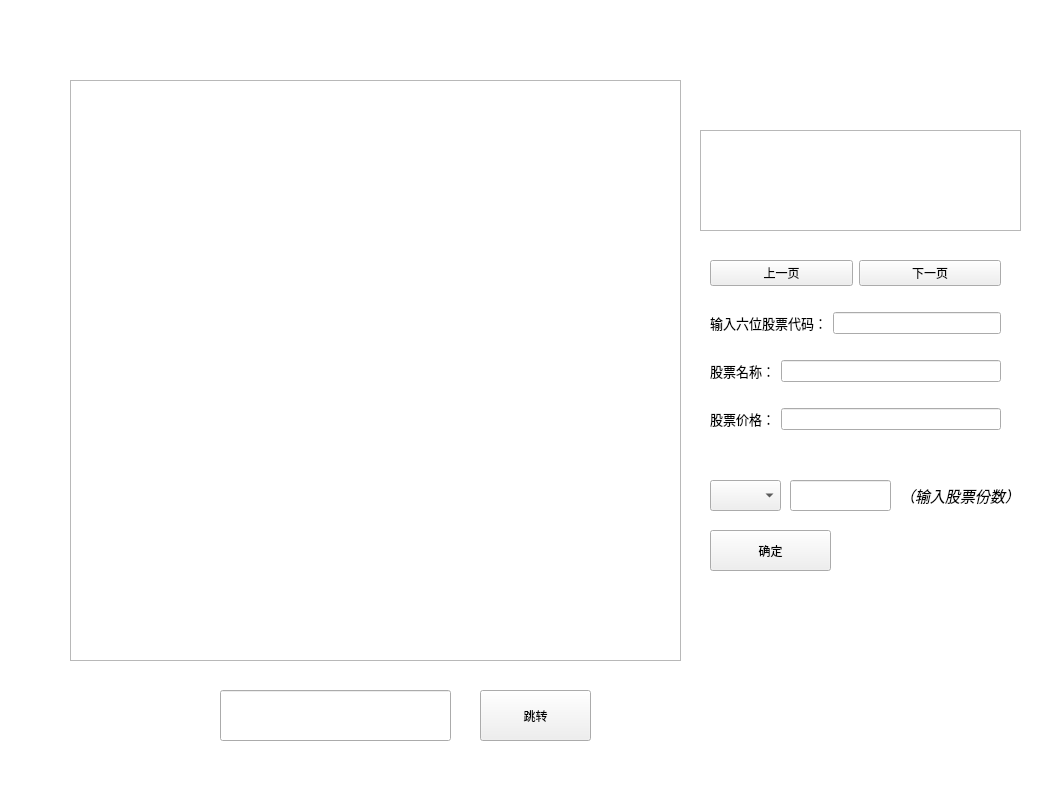
<?xml version="1.0" encoding="UTF-8"?>
<ui version="4.0">
 <class>Widget</class>
 <widget class="QWidget" name="Widget">
  <property name="geometry">
   <rect>
    <x>0</x>
    <y>0</y>
    <width>1054</width>
    <height>793</height>
   </rect>
  </property>
  <property name="windowTitle">
   <string>股票买卖界面</string>
  </property>
  <property name="styleSheet">
   <string notr="true"/>
  </property>
  <widget class="QTableView" name="tableView">
   <property name="geometry">
    <rect>
     <x>70</x>
     <y>80</y>
     <width>611</width>
     <height>581</height>
    </rect>
   </property>
   <property name="styleSheet">
    <string notr="true"/>
   </property>
  </widget>
  <widget class="QPushButton" name="confirmButton">
   <property name="geometry">
    <rect>
     <x>710</x>
     <y>530</y>
     <width>121</width>
     <height>41</height>
    </rect>
   </property>
   <property name="styleSheet">
    <string notr="true"/>
   </property>
   <property name="text">
    <string>确定</string>
   </property>
  </widget>
  <widget class="QLabel" name="label_4">
   <property name="geometry">
    <rect>
     <x>900</x>
     <y>480</y>
     <width>141</width>
     <height>31</height>
    </rect>
   </property>
   <property name="font">
    <font>
     <pointsize>11</pointsize>
     <italic>true</italic>
    </font>
   </property>
   <property name="text">
    <string>（输入股票份数）</string>
   </property>
  </widget>
  <widget class="QLabel" name="label_pageInfo">
   <property name="geometry">
    <rect>
     <x>270</x>
     <y>20</y>
     <width>221</width>
     <height>31</height>
    </rect>
   </property>
   <property name="styleSheet">
    <string notr="true"/>
   </property>
   <property name="text">
    <string/>
   </property>
  </widget>
  <widget class="QTableView" name="tableView_singleRow">
   <property name="geometry">
    <rect>
     <x>700</x>
     <y>130</y>
     <width>321</width>
     <height>101</height>
    </rect>
   </property>
   <property name="styleSheet">
    <string notr="true"/>
   </property>
  </widget>
  <widget class="QLineEdit" name="lineEdit_pageJump">
   <property name="geometry">
    <rect>
     <x>220</x>
     <y>690</y>
     <width>231</width>
     <height>51</height>
    </rect>
   </property>
   <property name="styleSheet">
    <string notr="true"/>
   </property>
  </widget>
  <widget class="QPushButton" name="pageJumpButton">
   <property name="geometry">
    <rect>
     <x>480</x>
     <y>690</y>
     <width>111</width>
     <height>51</height>
    </rect>
   </property>
   <property name="styleSheet">
    <string notr="true"/>
   </property>
   <property name="text">
    <string>跳转</string>
   </property>
  </widget>
  <widget class="QLineEdit" name="lineEdit">
   <property name="geometry">
    <rect>
     <x>790</x>
     <y>480</y>
     <width>101</width>
     <height>31</height>
    </rect>
   </property>
   <property name="styleSheet">
    <string notr="true"/>
   </property>
  </widget>
  <widget class="QComboBox" name="chooseBox">
   <property name="geometry">
    <rect>
     <x>710</x>
     <y>480</y>
     <width>71</width>
     <height>31</height>
    </rect>
   </property>
   <property name="minimumSize">
    <size>
     <width>62</width>
     <height>22</height>
    </size>
   </property>
  </widget>
  <widget class="QWidget" name="layoutWidget">
   <property name="geometry">
    <rect>
     <x>710</x>
     <y>240</y>
     <width>291</width>
     <height>211</height>
    </rect>
   </property>
   <layout class="QVBoxLayout" name="verticalLayout">
    <item>
     <layout class="QHBoxLayout" name="horizontalLayout">
      <item>
       <widget class="QPushButton" name="backButton">
        <property name="font">
         <font>
          <pointsize>9</pointsize>
         </font>
        </property>
        <property name="text">
         <string>上一页</string>
        </property>
       </widget>
      </item>
      <item>
       <widget class="QPushButton" name="forwardButton">
        <property name="text">
         <string>下一页</string>
        </property>
       </widget>
      </item>
     </layout>
    </item>
    <item>
     <layout class="QHBoxLayout" name="horizontalLayout_2">
      <item>
       <widget class="QLabel" name="label">
        <property name="font">
         <font>
          <pointsize>10</pointsize>
         </font>
        </property>
        <property name="text">
         <string>输入六位股票代码：</string>
        </property>
       </widget>
      </item>
      <item>
       <widget class="QLineEdit" name="lineEdit_code"/>
      </item>
     </layout>
    </item>
    <item>
     <layout class="QHBoxLayout" name="horizontalLayout_3">
      <item>
       <widget class="QLabel" name="label_2">
        <property name="font">
         <font>
          <pointsize>10</pointsize>
         </font>
        </property>
        <property name="text">
         <string>股票名称：</string>
        </property>
       </widget>
      </item>
      <item>
       <widget class="QLineEdit" name="lineEdit_name"/>
      </item>
     </layout>
    </item>
    <item>
     <layout class="QHBoxLayout" name="horizontalLayout_4">
      <item>
       <widget class="QLabel" name="label_3">
        <property name="font">
         <font>
          <pointsize>10</pointsize>
         </font>
        </property>
        <property name="text">
         <string>股票价格：</string>
        </property>
       </widget>
      </item>
      <item>
       <widget class="QLineEdit" name="lineEdit_price"/>
      </item>
     </layout>
    </item>
   </layout>
  </widget>
  <widget class="QListView" name="listView">
   <property name="geometry">
    <rect>
     <x>-75</x>
     <y>-19</y>
     <width>1211</width>
     <height>891</height>
    </rect>
   </property>
   <property name="styleSheet">
    <string notr="true"/>
   </property>
  </widget>
  <widget class="QLabel" name="NoticeLabel">
   <property name="geometry">
    <rect>
     <x>840</x>
     <y>530</y>
     <width>201</width>
     <height>41</height>
    </rect>
   </property>
   <property name="text">
    <string/>
   </property>
  </widget>
  <zorder>listView</zorder>
  <zorder>tableView</zorder>
  <zorder>confirmButton</zorder>
  <zorder>label_4</zorder>
  <zorder>label_pageInfo</zorder>
  <zorder>tableView_singleRow</zorder>
  <zorder>lineEdit_pageJump</zorder>
  <zorder>pageJumpButton</zorder>
  <zorder>lineEdit</zorder>
  <zorder>chooseBox</zorder>
  <zorder>layoutWidget</zorder>
  <zorder>NoticeLabel</zorder>
 </widget>
 <resources/>
 <connections/>
</ui>
